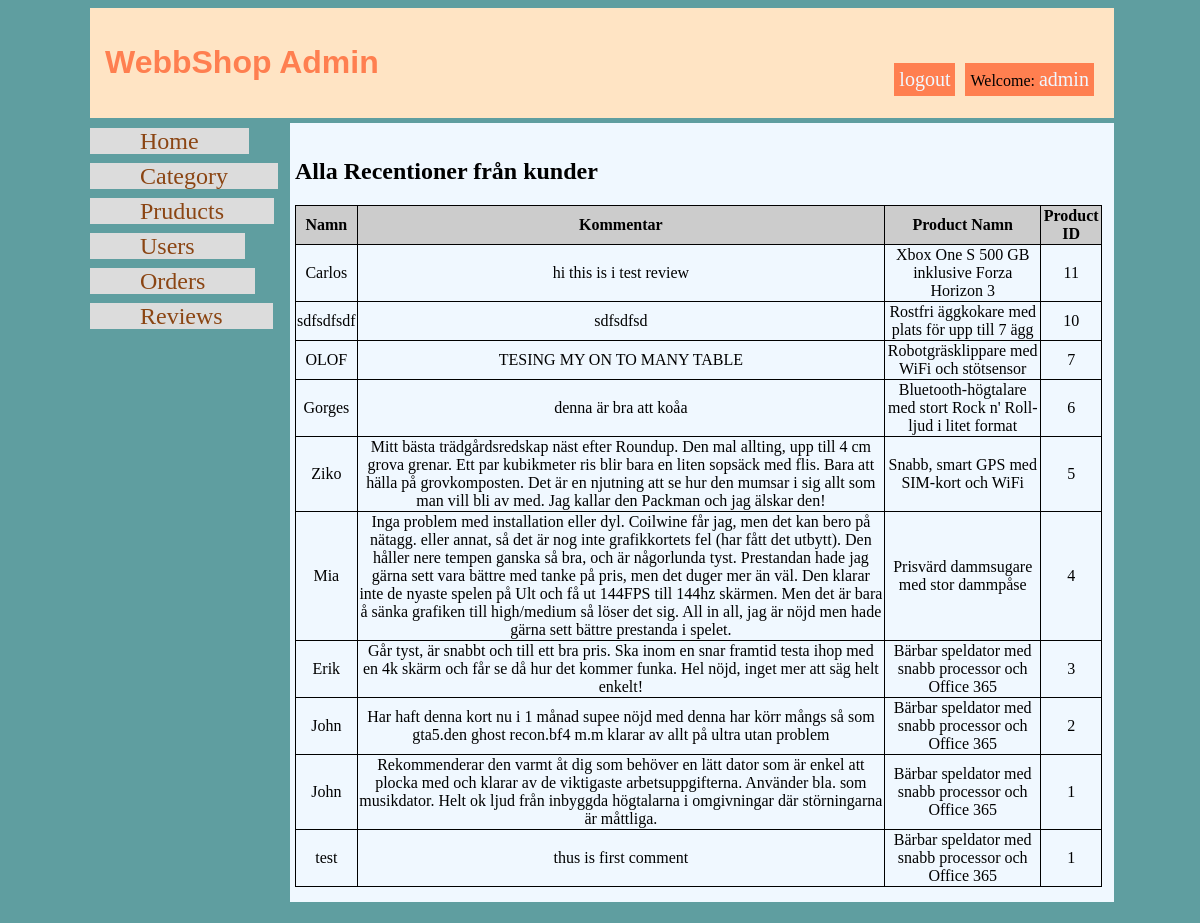
/admin/admin_reviews.php (signed in), run on the app's committed database.
### tables this page shows
CREATE TABLE `reviews` (
  `ID` int(11) NOT NULL,
  `ProductID` int(11) NOT NULL,
  `Name` varchar(100) NOT NULL,
  `Comment` text NOT NULL
);

CREATE TABLE `products` (
  `ProductID` int(11) NOT NULL,
  `CategoryID` int(11) NOT NULL,
  `ProductTitle` varchar(255) NOT NULL,
  `ProductDescription` varchar(300) NOT NULL,
  `ProductImg` varchar(255) NOT NULL,
  `ProductPrice` float NOT NULL,
  `ProductStatus` tinyint(1) NOT NULL,
  `ProductSpecification` varchar(700) NOT NULL,
  `ProductDetails` varchar(1000) NOT NULL,
  `ProductQty` int(2) NOT NULL
);

### admin/admin_reviews.php (the view, shortened to what this page needs)
<?php error_reporting(E_ALL);
	include('inc/admin_header.php');
 if(isset($_SESSION['admin'])){
                            echo"<div id='right'>";
                            echo"<h1>Alla Recentioner från kunder</h1>";
                $sql9 = "SELECT * FROM reviews
                JOIN products ON
                products.ProductID = reviews.ProductID ORDER BY ID DESC ";
                $result9 = mysqli_query($conn, $sql9);
                     echo "<table>
                              <tr><th>Namn</th>
                              <th>Kommentar</th>
                              <th>Product Namn</th>
                              <th>Product ID</th>
                              </tr>";
                if (mysqli_num_rows($result9) > 0) {
                    while($row9 = mysqli_fetch_array($result9)) {
                    $pro_id = $row9['ProductID'];
                    $pro_namn = $row9['ProductTitle'];
                    $namn = $row9['Name'];
                    $comment = $row9['Comment'];
                              echo"<tr>
                              <td> ".$namn."</td>
                              <td> ".$comment."</td>
                              <td> ".$pro_namn."</td>
                              <td> ".$pro_id."</td>
                              </tr>";
                                }
                    }
        echo"</table>";
                            echo"</div>";
include('inc/admin_footer.php');
 }else{
      $_SESSION['message'] = "Du har inte tillgång till denna sida";
                            header("location: ../admin.php");
 }
?>

### admin/css/style.css (style rules this page uses)
body { background-color: cadetblue; }
th { border: 1px solid black; text-align: center; background-color: #CCCCCC; }
td { border: 1px solid black; text-align: center; }
table { border-collapse: collapse; width: 100%; text-align: center; }

### data on the page
reviews: Name "Carlos", Comment "hi this is i test review", ProductID.ProductTitle "Xbox One S 500 GB inklusive Forza Horizon 3", ProductID.ProductID "11"
reviews: Name "sdfsdfsdf", Comment "sdfsdfsd", ProductID.ProductTitle "Rostfri äggkokare med plats för upp till 7 ägg", ProductID.ProductID "10"
reviews: Name "OLOF", Comment "TESING MY ON TO MANY TABLE", ProductID.ProductTitle "Robotgräsklippare med WiFi och stötsensor", ProductID.ProductID "7"
reviews: Name "Gorges", Comment "denna är bra att koåa", ProductID.ProductTitle "Bluetooth-högtalare med stort Rock n' Roll-ljud i litet format", ProductID.ProductID "6"
reviews: Name "Ziko", Comment "Mitt bästa trädgårdsredskap näst efter Roundup. Den mal allting, upp till 4 cm grova grenar. Ett par kubikmeter ris blir bara en liten sopsäck med flis. Bara att hälla på grovkomposten. Det är en njutning att se hur den mumsar i sig allt som man vill bli av med. Jag kallar den Packman och jag älskar den!", ProductID.ProductTitle "Snabb, smart GPS med SIM-kort och WiFi", ProductID.ProductID "5"
reviews: Name "Mia", Comment "Inga problem med installation eller dyl. Coilwine får jag, men det kan bero på nätagg. eller annat, så det är nog inte grafikkortets fel (har fått det utbytt). Den håller nere tempen ganska så bra, och är någorlunda tyst. Prestandan hade jag gärna sett vara bättre med tanke på pris, men det duger mer än väl. Den klarar inte de nyaste spelen på Ult och få ut 144FPS till 144hz skärmen. Men det är bara å sänka grafiken till high/medium så löser det sig. All in all, jag är nöjd men hade gärna sett bättre prestanda i spelet.", ProductID.ProductTitle "Prisvärd dammsugare med stor dammpåse", ProductID.ProductID "4"
reviews: Name "Erik", Comment "Går tyst, är snabbt och till ett bra pris. Ska inom en snar framtid testa ihop med en 4k skärm och får se då hur det kommer funka. Hel nöjd, inget mer att säg helt enkelt!", ProductID.ProductTitle "Bärbar speldator med snabb processor och Office 365", ProductID.ProductID "3"
reviews: Name "John", Comment "Har haft denna kort nu i 1 månad supee nöjd med denna har körr mångs så som gta5.den ghost recon.bf4 m.m klarar av allt på ultra utan problem", ProductID.ProductTitle "Bärbar speldator med snabb processor och Office 365", ProductID.ProductID "2"
reviews: Name "John", Comment "Rekommenderar den varmt åt dig som behöver en lätt dator som är enkel att plocka med och klarar av de viktigaste arbetsuppgifterna. Använder bla. som musikdator. Helt ok ljud från inbyggda högtalarna i omgivningar där störningarna är måttliga.", ProductID.ProductTitle "Bärbar speldator med snabb processor och Office 365", ProductID.ProductID "1"
reviews: Name "test", Comment "thus is first comment", ProductID.ProductTitle "Bärbar speldator med snabb processor och Office 365", ProductID.ProductID "1"

### other printed values
$_SESSION['useradmin'] "admin"
